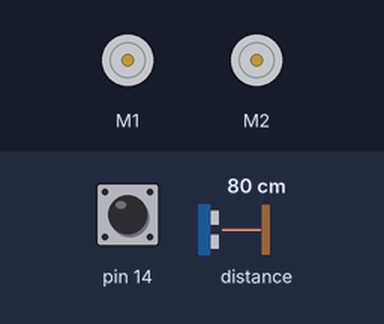
Recording of a sketch running on a simulated Arduino Leonardo, built with avr-gcc and run on an emulated ATmega32U4. Parts: 2 × DC motor (green arrow = forward, orange = backward, longer = faster). Inputs (shaded band) come from the test bench; at power-on: pin 14 HIGH, distance to the obstacle 80 cm.

Above: at 0.8 s.
0.9 s: pin 14 pulled LOW for 0.15 s
At 2.3 s:
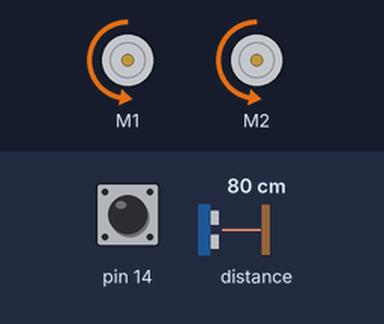
Timing chart, 0 to 10.0 s (numbered marks = the images above; inputs shaded):
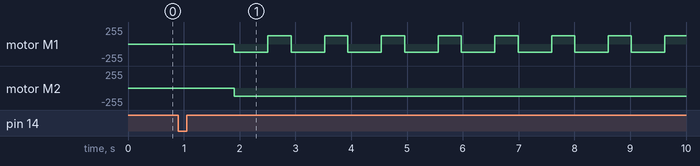

The sketch:

knuffa2.ino
```cpp
// (licence header left out)
#include <Wire.h>
#include <Zumo32U4.h>

Zumo32U4Motors larver;
Zumo32U4ProximitySensors avstandsSensorer;
Zumo32U4LineSensors linjeSensorer;
Zumo32U4ButtonA buttonA;

// Lite namn på platser i avstandsSensorVarden gör det lättare att förstå programmet
enum {
  FV = 0, // Främre avståndssensor med ljus från vänster sida
  FH = 1, // Främre avståndssensor med ljus från höger sida
  H  = 2, // Höger avståndssensor med ljus från höger sida
  V  = 3  // Vänster avståndssensor med ljus från vänster sida

};

// Lite namn på platser i linjeSensorVarden gör det lättare att förstå programmet
enum {
  LV = 0, // Linjesensorn längst till vänster
  LH = 4  // Linjesensorn längst till höger
};

// Lite namn på hastigheter, ändra inom 100-400 området
enum {
  MIN = 100,
  NORM = 150,
  MAX = 200
};

void setup()
{
  avstandsSensorer.initThreeSensors();          // Det finns 3 avstånsdsensorer
  linjeSensorer.initFiveSensors();
  while (!buttonA.getSingleDebouncedPress()); // Vänta på att knappen A ska tryckas
  delay(1000);
}

void loop()
{
  uint16_t avstandsSensorVarden[4];
  uint16_t linjeSensorVarden[5];

  avstandsSensorer.read();   // Läs avståndssensorerna.
  avstandsSensorVarden[FV] = avstandsSensorer.countsFrontWithLeftLeds();
  avstandsSensorVarden[FH] = avstandsSensorer.countsFrontWithRightLeds();

  // Först kollar vi linjen så vi inte trillar av planen
  linjeSensorer.read(linjeSensorVarden, QTR_EMITTERS_ON); // Läs linjesensorerna
  if (linjeSensorVarden[LH] < 500 || linjeSensorVarden[LV] < 500)
  {
    // Snabbstopp så vi inte ramlar över linjen
    larver.setLeftSpeed(-MAX); // Back full fart
    larver.setRightSpeed(-MAX);
    delay(300 * (400 / MAX));  // Men bara en kort stund
    larver.setLeftSpeed(MAX);  // Snurra sedan!
    delay(200 * (400 / MAX));  // en kort stund
  }
  else if (avstandsSensorVarden[FV] - avstandsSensorVarden[FH] > 2)
  { // Snurra höger                   // Prova att byta 2 mot 1 eller 0, vad händer?
    larver.setLeftSpeed(MAX); // Prova att höja farten från 200 till 400, vad händer?
    larver.setRightSpeed(-MAX);
  }
  // Om ljuset från höger syns mer än ljuset till vänster
  else if (avstandsSensorVarden[FH] - avstandsSensorVarden[FV] > 2)
  {
    // Snurra vänster
    larver.setLeftSpeed(-MAX);
    larver.setRightSpeed(MAX);
  }
  else if (avstandsSensorVarden[FV] > 4)
  {
    // Knuffa!
    larver.setLeftSpeed(MAX);
    larver.setRightSpeed(MAX);
    delay(100);
  }
  else
  {
    // Stå still!
    larver.setLeftSpeed(0);
    larver.setRightSpeed(0);
  }
  delay(10); // Vänta 1/100 sekund = 10mS
}
```

Measured:
- after the input at 0.9 s, motor M1: alternates forward 127/255 for 0.42 s and backward 127/255 for 0.60 s, starting after 1.0 s; motor M2: stopped → backward 127/255 after 1.0 s
